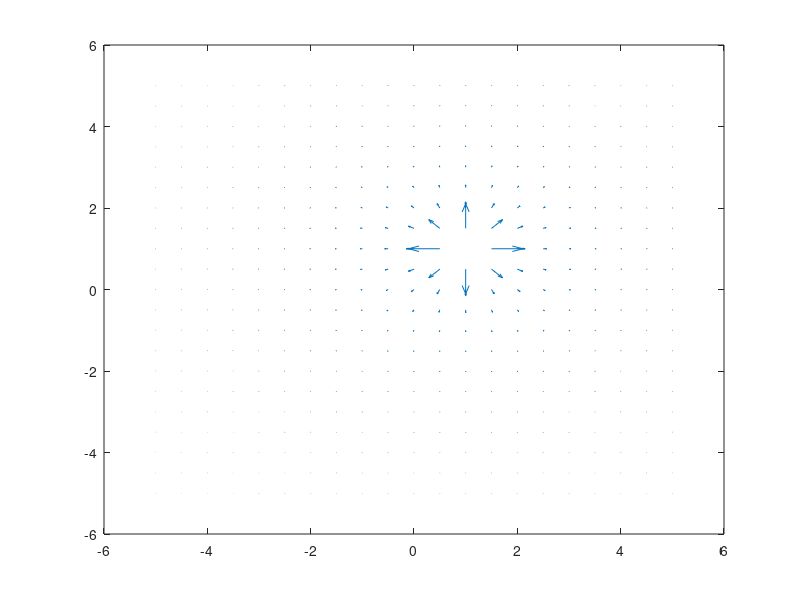

Reproduce this figure in MATLAB.
%%elecField.m
%%Electric field simulator
%%V1.0.0

freq = 0.5;
maxes = 5;
mins = -5;

x = mins:freq:maxes;
y = x;

[x,y] = meshgrid(x,y);

k = 9*(10^9);
q = 1e-12;
p = [1 1];
x1 = x-p(1);
y1 = y-p(2);

Ex = (k.*q.*x1)./(x1.^2+y1.^2).^(3/2);
Ey = (k.*q.*y1)./(x1.^2+y1.^2).^(3/2);

figure;
quiver(x,y,Ex,Ey);